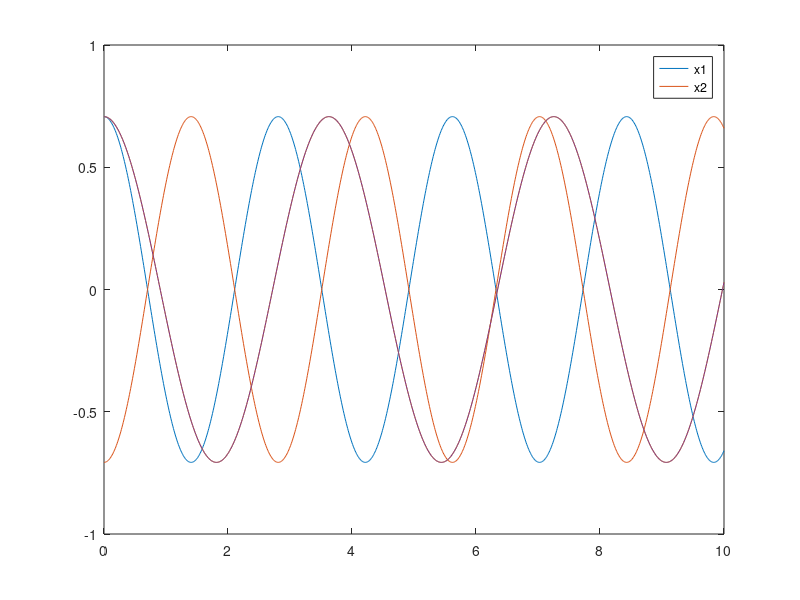

This figure's MATLAB source:
function Vibrating_Masses_in_Class

% set the time array
T = 10; 
dt = 0.01;
% 1) Fill in the time array:
t=0:dt:T; 

% 2) Create the Matrix M and find the eigenvalues and eigenvectors
k1 = 3;
k2 = 1;

beta = k1+k2;
alpha = k2;
M = [-beta alpha; alpha -beta];

[V,D] = eig(M);

% 3) Create the time series of the motion of each mass as cosines 
%    for the first eigenvalue/eigenvector
% What is omega for the selected mode?
% What is v1 and v2?

omega_1 = sqrt(-D(1,1));
omega_2 = sqrt(-D(2,2));
v1 = V(:,1);
v2 = V(:,2);
x1 = v1*cos(omega_1.*t);
x2 = v2*cos(omega_2.*t);


plot(t,x1, t,x2)
legend('x1','x2')

% now repeat for the other eigenvalue/eigenvector pair

end